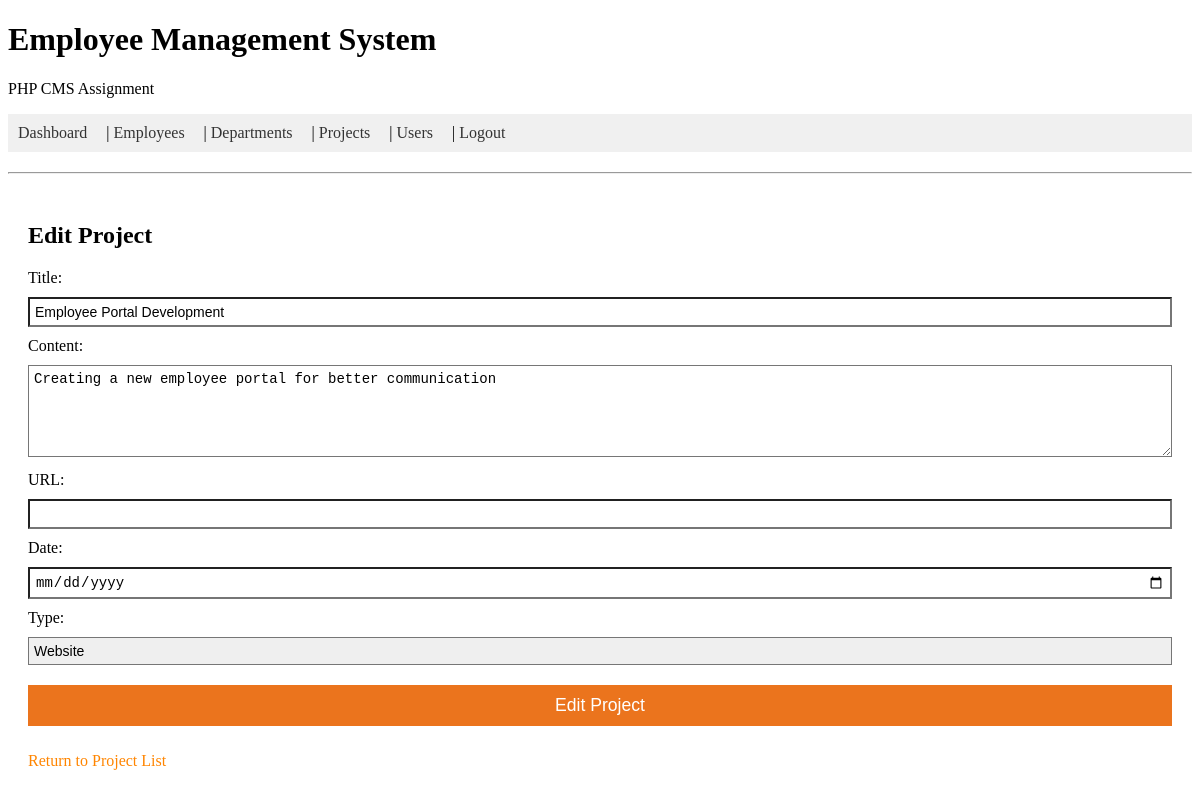
The app's page /admin/projects_edit.php?id=1 (signed in) with its own data.
### tables this page shows
CREATE TABLE `projects` (
  `id` int(11) NOT NULL,
  `title` varchar(100) DEFAULT NULL,
  `content` text,
  `photo` longtext,
  `date` timestamp NOT NULL DEFAULT CURRENT_TIMESTAMP
);

### admin/projects_edit.php (the view, shortened to what this page needs)
<?php
include( 'includes/database.php' );
if( isset( $_GET['id'] ) )
{
  $query = 'SELECT *
    FROM projects
    WHERE id = '.$_GET['id'].'
    LIMIT 1';
  $result = mysqli_query( $connect, $query );
  $record = mysqli_fetch_assoc( $result );
}
include( 'includes/header.php' );
?>
<h2>Edit Project</h2>
<form method="post">
  <label for="title">Title:</label>
  <input type="text" name="title" id="title" value="<?php echo htmlentities( $record['title'] ); ?>">
  <br>
  <label for="content">Content:</label>
  <textarea type="text" name="content" id="content" rows="5"><?php echo htmlentities( $record['content'] ); ?></textarea>
  <br>
  <label for="url">URL:</label>
  <input type="text" name="url" id="url" value="<?php echo htmlentities( $record['url'] ); ?>">
  <br>
  <label for="date">Date:</label>
  <input type="date" name="date" id="date" value="<?php echo htmlentities( $record['date'] ); ?>">
  <br>
  <label for="type">Type:</label>
  <?php
  $values = array( 'Website', 'Graphic Design' );
  echo '<select name="type" id="type">';
  foreach( $values as $key => $value )
  {
    echo '<option value="'.$value.'"';
    if( $value == $record['type'] ) echo ' selected="selected"';
    echo '>'.$value.'</option>';
  }
  echo '</select>';
  ?>
  <br>
  <input type="submit" value="Edit Project">
</form>
<p><a href="projects.php"><i class="fas fa-arrow-circle-left"></i> Return to Project List</a></p>
<?php
include( 'includes/footer.php' );
?>

### admin/styles.css (style rules this page uses)
a:link, a:active, a:hover, a:visited { text-decoration: none; color: #FF8500; }
label { display: block; margin: 0 0 10px 0; text-align: left; }
select { -webkit-appearance: none; -moz-appearance: none; appearance: none; font-size: 14px; padding: 5px; width: 100%; margin: 0 0 10px 0; box-sizing: border-box; border-radius: 0; }
textarea { border-radius: 0; font-size: 14px; padding: 5px; width: 100%; margin: 0 0 10px 0; box-sizing: border-box; }
input { border-radius: 0; font-size: 14px; padding: 5px; width: 100%; margin: 0 0 10px 0; box-sizing: border-box; }
input[type=submit] { border: 0; background-color: #eb741d; color: #fff; padding: 10px 10px; font-size: 110%; margin-top: 10px; }

### records on screen
projects: title "Employee Portal Development", content "Creating a new employee portal for better communication"

### other values on screen
form field type "Website"
